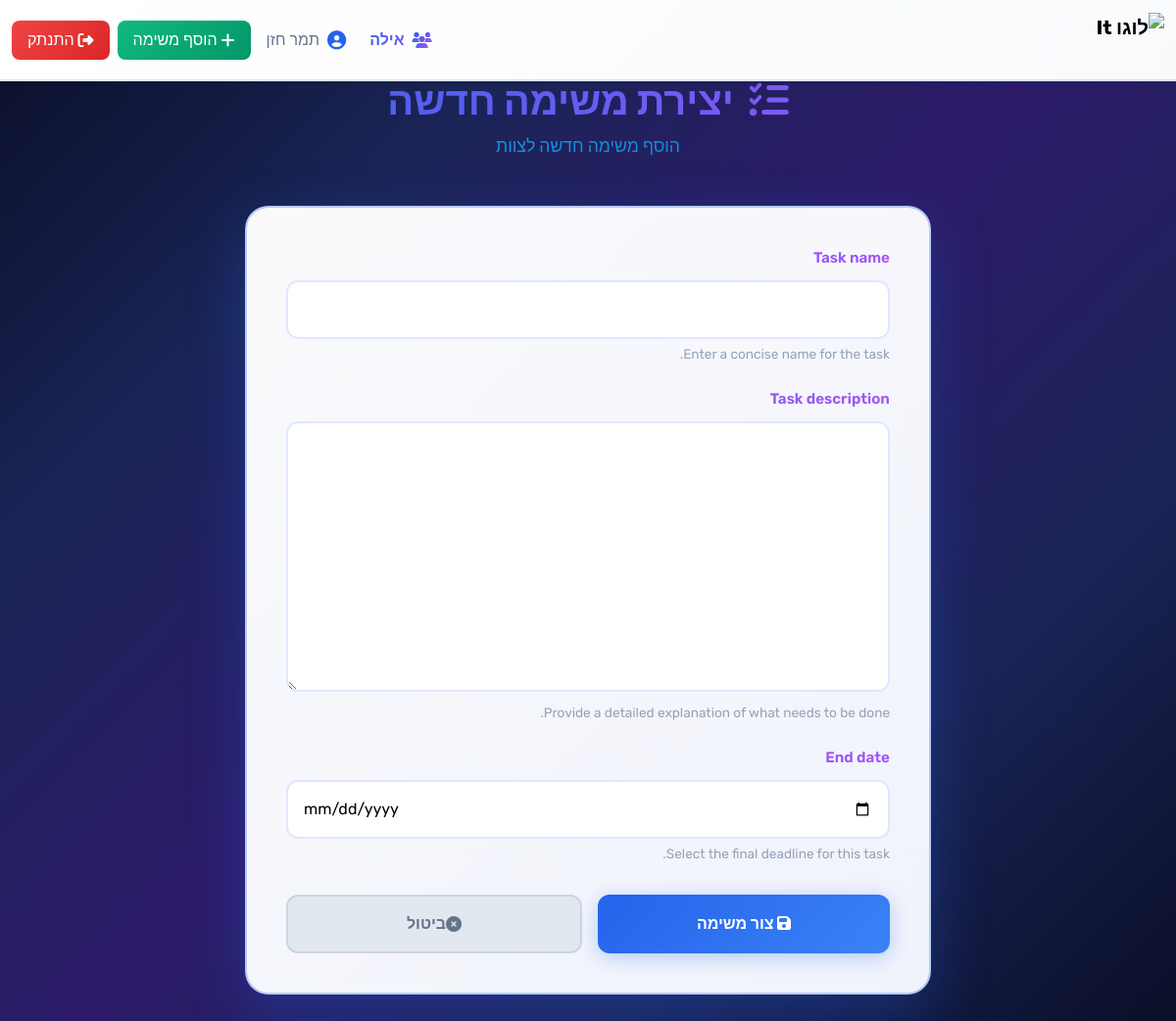
/DoIt/AddTask/ (signed in), run on the app's committed database.
### App/models.py (models this page shows, shortened)
class User(AbstractUser):
    role = models.CharField(max_length=20, choices=[('Manager', 'Manager'), ('Team_Member', 'Team_Member')], null=True)
    team = models.ForeignKey("Team", on_delete=models.CASCADE, null=True)

class Team(models.Model):
    team_name = models.CharField(max_length=100, unique=True)

### App/views.py (the view)
# urls.py: path("AddTask/", views.add_task, name="add_task"),
@login_required
def add_task(request):
    if request.user.role != 'Manager':
        raise PermissionDenied
    if request.method == 'POST':
        form = AddTaskForm(request.POST)
        if form.is_valid():
            task = form.save(commit=False)
            task.status="NEW_TASK"
            task.team = request.user.team
            task.save()
            return redirect('get_tasks')
    else:
        form = AddTaskForm()
    return render(request, 'Task/AddTask.html', {'form': form})

### App/forms.py
class AddTaskForm(forms.ModelForm):
    class Meta:
        model = Task
        fields = ['name', 'description', 'end_date']
        labels = {
            'name': 'Task name',
            'description': 'Task description',
        }
        help_texts = {
            'name': 'Enter a concise name for the task.',
            'description': 'Provide a detailed explanation of what needs to be done.',
            'end_date': 'Select the final deadline for this task.',
        }
        widgets = {
            'end_date': forms.DateInput(attrs={'type': 'date'}),
        }

### templates/Task/AddTask.html (shortened to what this page needs)
{% load static %}
<!DOCTYPE html>
<html lang="he" dir="rtl">
<head>
    <link rel="stylesheet" href="https://cdn.jsdelivr.net/npm/bootstrap@5.3.0/dist/css/bootstrap.rtl.min.css">
    <link rel="stylesheet" href="https://cdnjs.cloudflare.com/ajax/libs/font-awesome/6.4.0/css/all.min.css">
</head>
<body>
    {% include "component/Nav.html" %}
    <main class="container">
        <div class="page-header">
            <h1>
                <i class="fas fa-tasks me-2"></i>
                {% if task %}עריכת משימה{% else %}יצירת משימה חדשה{% endif %}
            </h1>
            <p>
                {% if task %}ערוך את פרטי המשימה{% else %}הוסף משימה חדשה לצוות{% endif %}
            </p>
        </div>
        <div class="task-card">
            <form method="post">
                {% for field in form %}
                    {% if field.widget.input_type != 'hidden' %}
                        <div class="form-group">
                            <label for="{{ field.id_for_label }}">
                                {{ field.label }}
                            </label>
                            {{ field }}
                            {% if field.help_text %}
                                <div class="helptext">
                                    {{ field.help_text|safe }}
                                </div>
                            {% endif %}
                        </div>
                    {% endif %}
                {% endfor %}
                <div class="form-actions">
                    <button type="submit" class="btn btn-save">
                        <i class="fas fa-save"></i> {% if task %}עדכן משימה{% else %}צור משימה{% endif %}
                    </button>
                    <a href="{% url 'get_tasks' %}" class="btn btn-cancel">
                        <i class="fas fa-times-circle"></i> ביטול
                    </a>
                </div>
            </form>
        </div>
    </main>
</body>
</html>
</body>
</html>

### templates/component/Nav.html (shortened to what this page needs)
{% load static %}
<nav class="navbar navbar-expand-lg fixed-top navbar-light shadow-sm" style="background: linear-gradient(135deg, #ffffff 0%, #f8fafc 100%); border-bottom: 2px solid rgba(37, 99, 235, 0.15);">
  <div class="container-fluid">
    <a class="navbar-brand d-flex align-items-center fw-bold" href="{% url 'welcome' %}" style="text-decoration: none;">
      <img src="{% static 'My-App/images/DoIt.gif' %}?t={% now 'U' %}" alt="לוגו DoIt" height="55" class="me-2 logo-gif glow" style="max-width: 70px; animation: glow 2s ease-in-out infinite;">
    </a>
    <div class="collapse navbar-collapse" id="mainNavbar">
      <ul class="navbar-nav ms-auto mb-2 mb-lg-0">
        {% if user.is_authenticated %}
          <li class="nav-item me-2">
            <span class="nav-link d-flex align-items-center" style="background: linear-gradient(135deg, #2563eb 0%, #a855f7 100%); -webkit-background-clip: text; -webkit-text-fill-color: transparent; background-clip: text; font-weight: 700; animation: fadeIn 0.6s ease-out;">
              <i class="fas fa-users me-2" style="background: linear-gradient(135deg, #2563eb, #a855f7); -webkit-background-clip: text; -webkit-text-fill-color: transparent; background-clip: text;"></i>
              {{ user.team.team_name }}
            </span>
          </li>
          <li class="nav-item me-2">
            <span class="nav-link d-flex align-items-center" style="color: #64748b; animation: fadeIn 0.7s ease-out;">
              <i class="fas fa-user-circle me-2" style="color: #2563eb; font-size: 1.2rem;"></i>
              {{ user.first_name }} {{ user.last_name }}
            </span>
          </li>
          {% if user.role == 'Manager' %}
          <li class="nav-item me-2">
            <a class="nav-link d-flex align-items-center" href="{% url 'add_task' %}" style="background: linear-gradient(135deg, #10b981 0%, #059669 100%); color: white; border-radius: 0.5rem; padding: 0.5rem 1rem; transition: all 0.3s ease; animation: slideDown 0.6s ease-out;">
              <i class="fas fa-plus me-1"></i>
              <span>הוסף משימה</span>
            </a>
          </li>
          {% endif %}
          <li class="nav-item">
            <a class="nav-link d-flex align-items-center" href="{% url 'logout' %}" style="background: linear-gradient(135deg, #ef4444 0%, #dc2626 100%); color: white; border-radius: 0.5rem; padding: 0.5rem 1rem; transition: all 0.3s ease; animation: slideDown 0.7s ease-out;">
              <i class="fas fa-sign-out-alt me-1"></i>
              <span>התנתק</span>
            </a>
          </li>
        {% endif %}
      </ul>
    </div>
  </div>
</nav>

### templates/Task/AddTask.html (style rules this page uses)
* { font-family: 'Rubik', sans-serif; }
body { display: flex; flex-direction: column; min-height: 100vh; background: linear-gradient(135deg, #0a0e27 0%, #1a2456 25%, #2d1b69 50%, #1a2456 75%, #0a0e27 100%); }
main { flex: 1; padding-top: 80px; padding-bottom: 2rem; }
.page-header { text-align: center; margin-bottom: 3rem; animation: slideDown 0.8s ease-out; }
.page-header h1 { background: linear-gradient(135deg, #2563eb 0%, #a855f7 100%); -webkit-background-clip: text; -webkit-text-fill-color: transparent; background-clip: text; font-size: 2.5rem; font-weight: 800; margin-bottom: 0.5rem; }
.page-header p { background: linear-gradient(135deg, #06b6d4, #2563eb); -webkit-background-clip: text; -webkit-text-fill-color: transparent; background-clip: text; font-size: 1.1rem; font-weight: 500; }
.task-card { background: linear-gradient(135deg, rgba(255, 255, 255, 0.98) 0%, rgba(245, 248, 255, 0.98) 100%); border-radius: 1.5rem; border: 2px solid rgba(37, 99, 235, 0.3); box-shadow: 0 20px 60px rgba(37, 99, 235, 0.3); padding: 2.5rem; max-width: 700px; margin: 0 auto; animation: slideUp 0.8s ease-out; }
.form-group { margin-bottom: 1.5rem; }
.form-group label { display: block; font-weight: 600; background: linear-gradient(135deg, #2563eb, #a855f7); -webkit-background-clip: text; -webkit-text-fill-color: transparent; background-clip: text; margin-bottom: 0.7rem; font-size: 0.95rem; }
.form-group input, .form-group select, .form-group textarea { width: 100%; padding: 1rem; border: 2px solid #e0e7ff; border-radius: 0.75rem; font-size: 1rem; font-family: inherit; transition: all 0.3s ease; background: white; box-sizing: border-box; }
.form-group textarea { resize: vertical; min-height: 120px; }
.helptext { display: block; font-size: 0.85rem; color: #94a3b8; margin-top: 0.3rem; }
.form-actions { display: flex; gap: 1rem; margin-top: 2rem; }
.btn { flex: 1; padding: 1rem; border-radius: 0.75rem; border: none; font-size: 1rem; font-weight: 600; cursor: pointer; transition: all 0.3s ease; }
.btn-save { background: linear-gradient(135deg, #2563eb, #3b82f6); color: white; box-shadow: 0 4px 20px rgba(37, 99, 235, 0.3); }
.btn-cancel { background: #e2e8f0; color: #64748b; border: 2px solid #cbd5e1; text-decoration: none; display: flex; align-items: center; justify-content: center; }

### templates/component/Nav.html (style rules this page uses)
.nav-link { transition: all 0.3s ease; }

### data on the page
User: team.team_name "אילה", first_name "תמר", last_name "חזן"

### other printed values
{{ field.label }} "Task name" "Task description" "End date"
{{ field.help_text|safe }} "Enter a concise name for the task." "Provide a detailed explanation of what needs to be done." "Select the final deadline for this task."
